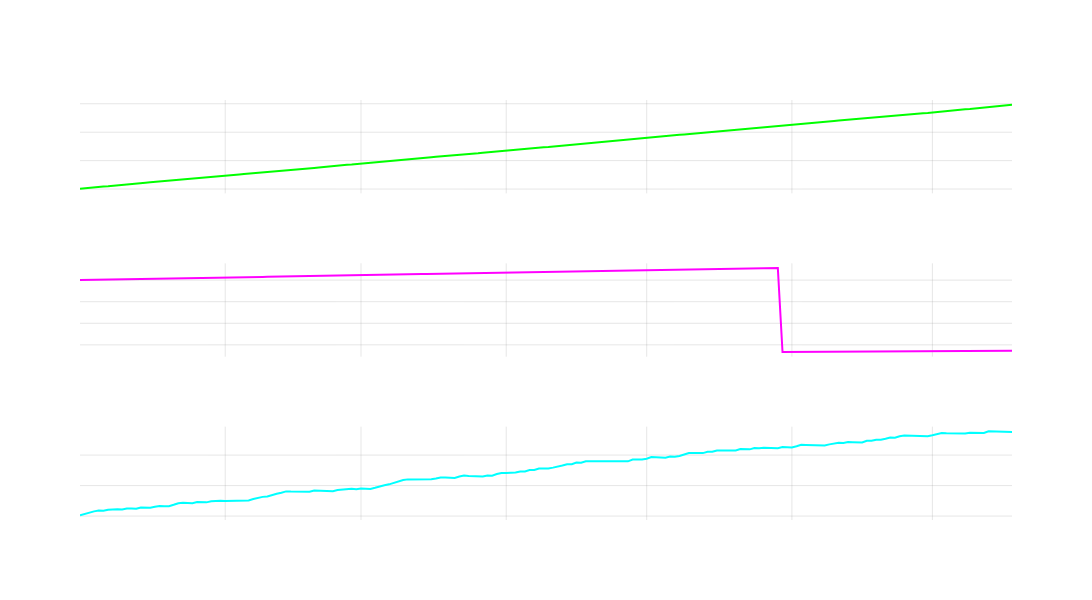

Notebook code cell kept with this figure:
### Markdown cell above
#####  Example: Trading Strategies with Different Win Rates

### Code cell
import numpy as np
import plotly.graph_objects as go
from plotly.subplots import make_subplots
from datetime import datetime, timedelta

# Generate sample data for win rate examples
np.random.seed(42)
n_points = 200
dates = [datetime(2024,1,1) + timedelta(days=int(x)) for x in range(n_points)]

# Strategy A - 100% win rate but tiny gains (flat)
tiny_gains = np.random.uniform(0.0001, 0.0002, n_points)
strategy_a = 100000 * (1 + np.cumsum(tiny_gains))
final_return_a = ((strategy_a[-1] - 100000) / 100000) * 100

# Strategy B - 99% win rate with one catastrophic loss
small_gains = np.random.uniform(0.0005, 0.001, n_points)
strategy_b = 100000 * (1 + np.cumsum(small_gains))
# Add catastrophic loss around day 150
strategy_b[150:] *= 0.3  # 70% loss
final_return_b = ((strategy_b[-1] - 100000) / 100000) * 100

# Strategy C - 40% win rate but overall profitable
wins = np.random.uniform(0.01, 0.03, n_points) * (np.random.random(n_points) < 0.4)  # 40% win rate
losses = np.random.uniform(-0.005, -0.001, n_points) * (np.random.random(n_points) >= 0.4)  # 60% loss rate
combined = wins + losses
strategy_c = 100000 * (1 + np.cumsum(combined))
final_return_c = ((strategy_c[-1] - 100000) / 100000) * 100

# Create figure with subplots
fig = make_subplots(rows=3, cols=1,
                    subplot_titles=(
                        f"100% Win Rate Strategy (Return: {final_return_a:.2f}%)",
                        f"99% Win Rate Strategy (Return: {final_return_b:.2f}%)",
                        f"40% Win Rate Strategy (Return: {final_return_c:.2f}%)"
                    ))

# Add traces for Strategy A
fig.add_trace(
    go.Scatter(x=dates, y=strategy_a, mode='lines',
               line=dict(color='rgba(0, 255, 0, 1)'),
               showlegend=False),
    row=1, col=1
)

# Add traces for Strategy B
fig.add_trace(
    go.Scatter(x=dates, y=strategy_b, mode='lines',
               line=dict(color='rgba(255, 0, 255, 1)'),
               showlegend=False),
    row=2, col=1
)

# Add traces for Strategy C
fig.add_trace(
    go.Scatter(x=dates, y=strategy_c, mode='lines',
               line=dict(color='rgba(0, 255, 255, 1)'),
               showlegend=False),
    row=3, col=1
)

# Update layout
fig.update_layout(
    height=600,
    width=1200,
    plot_bgcolor='rgba(0,0,0,0)',
    paper_bgcolor='rgba(0,0,0,0)',
    font=dict(color='white')
)

# Update axes
fig.update_xaxes(
    showgrid=True,
    gridwidth=1,
    gridcolor='rgba(128,128,128,0.2)',
    zeroline=True,
    zerolinewidth=1,
    zerolinecolor='rgba(128,128,128,0.5)'
)

# Update y-axes with appropriate titles
for i in range(1, 4):
    fig.update_yaxes(
        showgrid=True,
        gridwidth=1,
        gridcolor='rgba(128,128,128,0.2)',
        zeroline=True,
        zerolinewidth=1,
        zerolinecolor='rgba(128,128,128,0.5)',
        title="Portfolio Value ($)",
        row=i, col=1
    )

fig.show()

### Figure 1 — Plotly figure (JSON) as saved in the notebook; plotly's stock layout.template omitted (floating-point values rounded to 4 significant figures; data arrays with more than 128 entries replaced by an {"elided": "..."} marker saying what was removed)
{"data": [{"line": {"color": "rgba(0, 255, 0, 1)"}, "mode": "lines", "showlegend": false, "type": "scatter", "x": {"elided": "200 str values"}, "xaxis": "x", "y": {"elided": "200 float values"}, "yaxis": "y"}, {"line": {"color": "rgba(255, 0, 255, 1)"}, "mode": "lines", "showlegend": false, "type": "scatter", "x": {"elided": "200 str values"}, "xaxis": "x2", "y": {"elided": "200 float values"}, "yaxis": "y2"}, {"line": {"color": "rgba(0, 255, 255, 1)"}, "mode": "lines", "showlegend": false, "type": "scatter", "x": {"elided": "200 str values"}, "xaxis": "x3", "y": {"elided": "200 float values"}, "yaxis": "y3"}], "layout": {"annotations": [{"font": {"size": 16}, "showarrow": false, "text": "100% Win Rate Strategy (Return: 2.97%)", "x": 0.5, "xanchor": "center", "xref": "paper", "y": 1, "yanchor": "bottom", "yref": "paper"}, {"font": {"size": 16}, "showarrow": false, "text": "99% Win Rate Strategy (Return: -65.49%)", "x": 0.5, "xanchor": "center", "xref": "paper", "y": 0.6111, "yanchor": "bottom", "yref": "paper"}, {"font": {"size": 16}, "showarrow": false, "text": "40% Win Rate Strategy (Return: 137.79%)", "x": 0.5, "xanchor": "center", "xref": "paper", "y": 0.2222, "yanchor": "bottom", "yref": "paper"}], "font": {"color": "white"}, "height": 600, "paper_bgcolor": "rgba(0,0,0,0)", "plot_bgcolor": "rgba(0,0,0,0)", "width": 1200, "xaxis": {"anchor": "y", "domain": [0, 1], "gridcolor": "rgba(128,128,128,0.2)", "gridwidth": 1, "showgrid": true, "zeroline": true, "zerolinecolor": "rgba(128,128,128,0.5)", "zerolinewidth": 1}, "xaxis2": {"anchor": "y2", "domain": [0, 1], "gridcolor": "rgba(128,128,128,0.2)", "gridwidth": 1, "showgrid": true, "zeroline": true, "zerolinecolor": "rgba(128,128,128,0.5)", "zerolinewidth": 1}, "xaxis3": {"anchor": "y3", "domain": [0, 1], "gridcolor": "rgba(128,128,128,0.2)", "gridwidth": 1, "showgrid": true, "zeroline": true, "zerolinecolor": "rgba(128,128,128,0.5)", "zerolinewidth": 1}, "yaxis": {"anchor": "x", "domain": [0.7778, 1], "gridcolor": "rgba(128,128,128,0.2)", "gridwidth": 1, "showgrid": true, "title": {"text": "Portfolio Value ($)"}, "zeroline": true, "zerolinecolor": "rgba(128,128,128,0.5)", "zerolinewidth": 1}, "yaxis2": {"anchor": "x2", "domain": [0.3889, 0.6111], "gridcolor": "rgba(128,128,128,0.2)", "gridwidth": 1, "showgrid": true, "title": {"text": "Portfolio Value ($)"}, "zeroline": true, "zerolinecolor": "rgba(128,128,128,0.5)", "zerolinewidth": 1}, "yaxis3": {"anchor": "x3", "domain": [0, 0.2222], "gridcolor": "rgba(128,128,128,0.2)", "gridwidth": 1, "showgrid": true, "title": {"text": "Portfolio Value ($)"}, "zeroline": true, "zerolinecolor": "rgba(128,128,128,0.5)", "zerolinewidth": 1}}}
